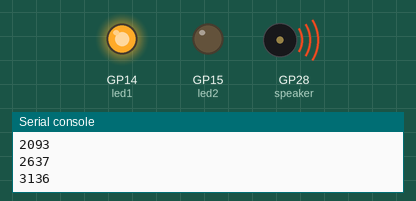
Bench run of a program on a simulated Raspberry Pi Pico running MicroPython. Shown: output pins drawn as LEDs (lit = HIGH), buzzer (waves = sounding), the last lines printed to the serial console. At 10.1 s the program stops and its outputs stay as they are.

Above: at 1.3 s.
At 1.75 s:
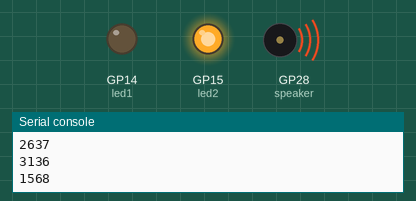
At 10.1 s:
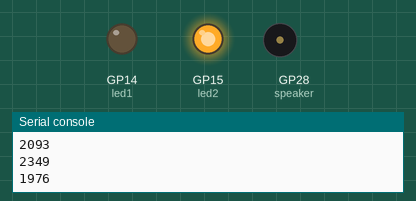
Timing chart, 0 to 11.6 s (numbered marks = the images above):
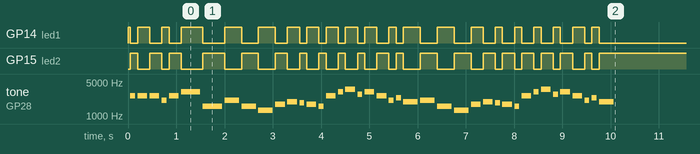

The program:

music_list.py
```python
from machine import PWM, Pin
from time import sleep

MusicNotes = {"B0": 31, "C1": 33,"CS1": 35,"D1": 37,"DS1": 39,"E1": 41,"F1": 44,"FS1": 46,"G1": 49,"GS1": 52,"A1": 55,"AS1": 58,"B1": 62,
"C2": 65,"CS2": 69,"D2": 73,"DS2": 78,"E2": 82,"F2": 87,"FS2": 93,"G2": 98,"GS2": 104,"A2": 110,"AS2": 117,"B2": 123,"C3": 131,"CS3": 139,
"D3": 147,"DS3": 156,"E3": 165,"F3": 175,"FS3": 185,"G3": 196,"GS3": 208,"A3": 220,"AS3": 233,"B3": 247,"C4": 262,"CS4": 277,"D4": 294,
"DS4": 311,"E4": 330,"F4": 349,"FS4": 370,"G4": 392,"GS4": 415,"A4": 440,"AS4": 466,"B4": 494,"C5": 523,"CS5": 554,"D5": 587,"DS5": 622,
"E5": 659,"F5": 698,"FS5": 740,"G5": 784,"GS5": 831,"A5": 880,"AS5": 932,"B5": 988,"C6": 1047,"CS6": 1109,"D6": 1175,"DS6": 1245,"E6": 1324,
"F6": 1397,"FS6": 1480,"G6": 1568,"GS6": 1661,"A6": 1760,"AS6": 1865,"B6": 1976,"C7": 2093,"CS7": 2217,"D7": 2349,"DS7": 2489,"E7": 2637,
"F7": 2794,"FS7": 2960,"G7": 3136,"GS7": 3322,"A7": 3520,"AS7": 3729,"B7": 3951,"C8": 4186,"CS8": 4435,"D8": 4699,"DS8": 4978}

mario = ["E7", "E7", "0", "E7", "0", "C7", "E7", "0", "G7", "0", "0", "0", "G6", "0", "0", "0",
         "C7", "0", "0", "G6", "0", "0", "E6","0", "0", "A6", "0", "B6", "0", "AS6", "A6", "0",
         "G6", "E7", "0", "G7", "A7", "0", "F7", "G7", "0", "E7", "0","C7", "D7","B6", "0", "0",
         "C7", "0", "0", "G6", "0", "0", "E6", "0", "0", "A6", "0", "B6", "0", "AS6", "A6", "0",
         "G6", "E7", "0", "G7","A7", "0", "F7", "G7", "0", "E7", "0","C7", "D7", "B6", "0", "0"]

hotcrossedbuns = ["E3", "0", "D3", "0", "C3", "0", "S", "E3", "0", "D3",
                  "0", "C3", "0", "S", "C3", "C3", "C3", "C3", "D3", "D3",
                  "D3", "D3", "S", "E3", "0", "D3", "0", "C3", "0"]

life = ["E7","0","E7","0","F7","0","G7","0","0","G7","0","F7","0","E7","0","D7","0","C7","0","C7","0",
        "D7","0","E7","0","0","E7","0","D7","D7","0","E7","0","E7","0","F7","0","G7","0","0","G7","0","F7","0","E7","0","D7","0","C7","0","C7","0",
        "D7","0","E7","0","0","D7","0","C7","C7","0"]
littlestar = ["C3", "C3", "G3", "G3", "A3", "A3", "G3", "0", "F3", "F3",
                  "E3", "E3", "D3", "D3", "C3", "0", "G3", "G3", "F3", "F3",
                  "E3", "E3", "D3", "0", "G3", "G3", "F3", "F3",
                  "E3", "E3", "D3", "0","C3", "C3", "G3", "G3", "A3", "A3", "G3", "0", "F3", "F3",
                  "E3", "E3", "D3", "D3", "C3", "0"]
BEE = ["G6", "E6","E6","0", "F6","D6","D6", "0", "C6", "D6", "E6", "F6",
       "G6", "G6", "G6", "0", "G6", "E6","E6","0", "F6","D6","D6", "0",
       "C6", "E6", "G6", "G6", "C6", "0"]
speaker = PWM(Pin(28))
led1 = Pin(14, Pin.OUT)
led2 = Pin(15, Pin.OUT)
def playnote(Note, Duration):
    if Note == "0":
        sleep(Duration)
    if Note == "S":
        speaker.duty_u16(0)
        sleep(Duration)
    elif Note != "0":
        speaker.duty_u16(0)
        sleep(0.05)
        led1.toggle()
        led2.toggle()
        speaker.duty_u16(3000)
        speaker.freq(MusicNotes[Note])
        print (MusicNotes[Note])
        sleep(Duration)
led1.on()
led2.off()
for c in mario:   ###
    playnote(c, 0.1)

speaker.duty_u16(65535)
```

Measured:
- by itself, GP15 (led2): LOW → HIGH at 0.05 s, → LOW 0.15 s later, → HIGH 0.25 s later, → LOW 0.25 s later, … (41 changes in this stretch)
- by itself, tone on GP28 (speaker): plays 2637 Hz for 0.10 s, 2637 Hz for 0.20 s, 2637 Hz for 0.20 s, 2093 Hz for 0.10 s, 2637 Hz for 0.20 s, 3136 Hz for 0.40 s … (41 notes in this stretch)
